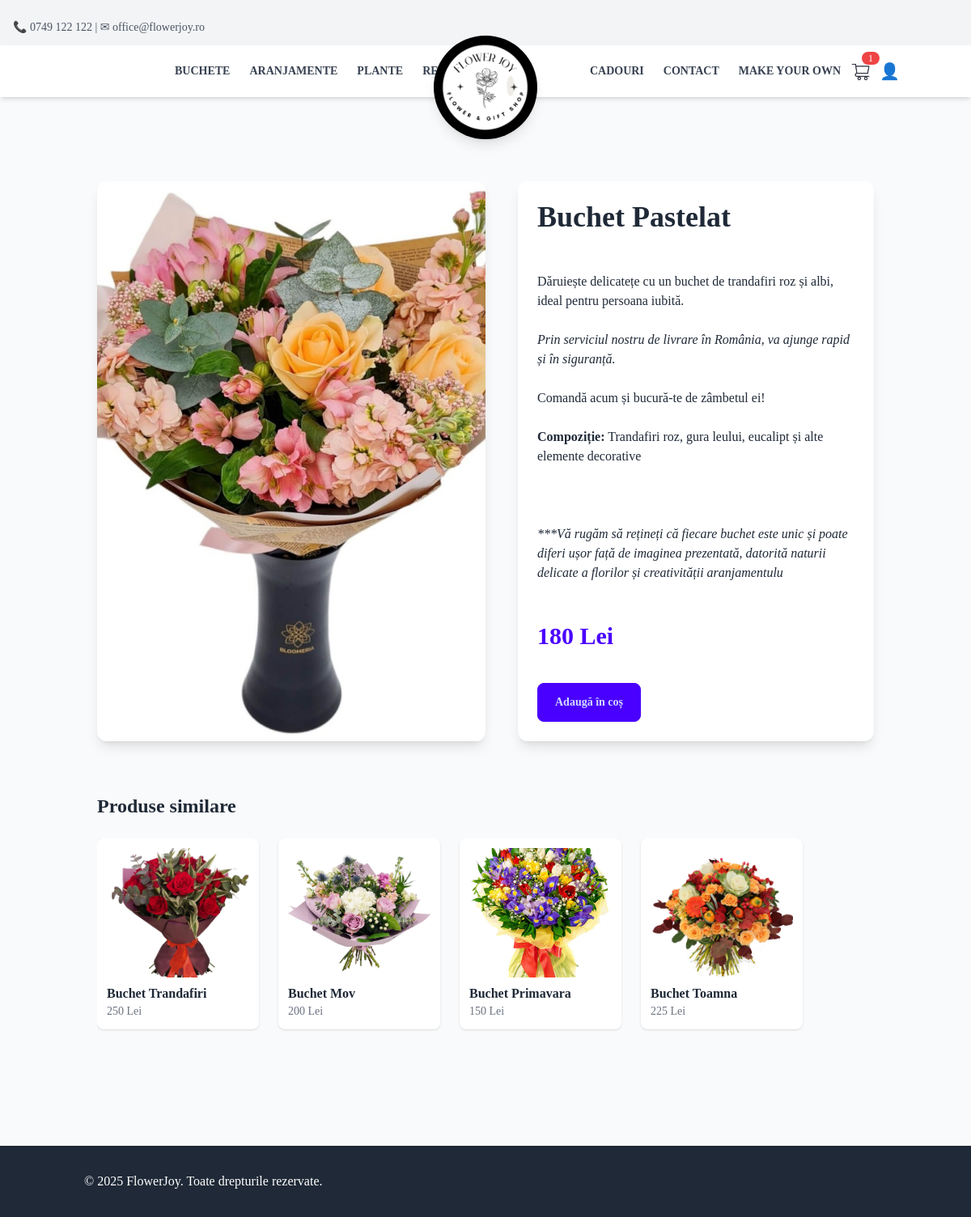
The page /product/83/ on the database its author committed.
### App/models.py (models this page shows, shortened)
class Product(models.Model):
    name = models.CharField(max_length=100, null=False, blank=False)
    description = RichTextField()
    category = models.CharField(
        max_length=100,
        choices=[
            ("buchete", "buchete"),
            ("plante", "plante"),
            ("aranjamente", "aranjamente"),
            ("Accessories", "Accessories"),
            ("Gifts", "Gifts"),
            ("CustomBouquet", "CustomBouquet"),
        ],
        default="General"
    )
    price = models.DecimalField(max_digits=10, decimal_places=0, null=False, blank=False)
    image = models.ImageField(upload_to="Pictures/", null=False, blank=False)
    created_at = models.DateTimeField(auto_now_add=True, null=False, blank=False)
    stock = models.PositiveIntegerField(default=0)
    is_custom = models.BooleanField(default=False)
    in_store = models.BooleanField(default=False)
    auction_manual = models.BooleanField(default=False)
    auction_start_time = models.DateTimeField(null=True, blank=True)
    auction_floor_price = models.DecimalField(max_digits=10, decimal_places=2, default=10)
    auction_interval_minutes = models.PositiveIntegerField(default=60)
    auction_drop_amount = models.DecimalField(max_digits=6, decimal_places=2, default=5)
    before_auction_price = models.DecimalField(max_digits=10, decimal_places=2, null=False, blank=False, default=0.00)  # Store the price before auction
    bid_submited = models.BooleanField(default=False)  # Track if a bid has been submitted
    number_of_purcheses = models.PositiveIntegerField(default=0)  # Track the number of purchases

### App/views.py (the view)
# urls.py: path('product/<int:pk>/', product_detail, name='product_detail'),
def product_detail(request, pk):
    product = get_object_or_404(Product, pk=pk)
    related_products = Product.objects.filter(category=product.category).exclude(pk=pk)[:10]
    cart_product_ids = get_cart_items(request).values_list('product_id', flat=True)
    context = {
        'product': product,
        'related_products': related_products,
        'cart_product_ids': cart_product_ids
    }
    return render(request, 'product_detail.html', context)

### App/views.py (called while the page is built)
def get_cart_items(request):
    user = request.user if request.user.is_authenticated else None
    session_id = request.session.session_key or request.session.create()
    return CartItem.objects.filter(user=user) if user else CartItem.objects.filter(session_id=session_id)

### App/templates/partials/product_detail.html (shortened to what this page needs)
{% extends 'base.html' %}
{% block content %}
<div class="container mx-auto mt-24 py-32 px-8">
    <div class="flex flex-col lg:flex-row gap-10">
        <img src="{{ product.image.url }}" alt="{{ product.name }}" class="w-1/2 h-100 object-cover rounded-xl shadow-lg">
        <div class="flex flex-col gap-6 w-full lg:w-1/2 bg-white p-6 rounded-xl shadow-lg">
            <h1 class="text-4xl font-extrabold text-gray-800">{{ product.name }}</h1>
            <p class="text-gray-700 text-lg leading-relaxed">{{ product.description|safe }}</p>
            <p class="text-3xl font-bold text-primary">{{ product.price }} Lei</p>
            {% if product.category not in 'buchete' and product.category not in 'aranjamente' %}
                {% if product.stock > 0 %}
                    <p class="text-green-600 font-semibold">În stoc: {{ product.stock }} buc.</p>
                    <div id="add-to-cart-container-{{ product.id }}">
                        {% if product.id not in cart_product_ids %}
                        <form id="add-to-cart-form-{{ product.id }}"
                            hx-post="{% url 'add_to_cart' product.id %}"
                            class="mt-4">
                            {% csrf_token %}
                            <button type="submit" class="btn btn-primary w-32 hover:bg-blue-700 transition duration-300 ease-in-out transform hover:scale-105">Adaugă în coș</button>
                        </form>
                        {% else %}
                        <a href="/cart/" id="cart-btn" class="btn btn-success mt-2">
                            Vezi în coș
                        </a>
                        {% endif %}
                    </div>
                {% else %}
                    <p class="text-red-600 font-semibold">Momentan indisponibil. Revino în curând!</p>
                {% endif %}
            {% else %}
                <div id="add-to-cart-container-{{ product.id }}">
                    {% if product.id not in cart_product_ids %}
                    <form id="add-to-cart-form-{{ product.id }}"
                        hx-post="{% url 'add_to_cart' product.id %}"
                        class="mt-4">
                        <button type="submit" class="btn btn-primary w-32 hover:bg-blue-700 transition duration-300 ease-in-out transform hover:scale-105">Adaugă în coș</button>
                    </form>
                    {% else %}
                    <a href="/cart/" id="cart-btn" class="btn btn-success mt-2">
                        Vezi în coș
                    </a>
                    {% endif %}
                </div>
            {% endif %}
        </div>
    </div>
    <h2 class="text-2xl font-bold mt-16 mb-6">Produse similare</h2>
    <div class="flex overflow-x-auto gap-6 pb-4">
        {% for item in related_products|slice:":4" %}
            <a href="{% url 'product_detail' item.id %}" class="min-w-[200px] bg-white shadow rounded-lg p-3 hover:scale-105 duration-300">
                <img src="{{ item.image.url }}" class="w-full h-40 object-cover rounded-md mb-2">
                <h3 class="font-semibold">{{ item.name }}</h3>
                <p class="text-sm text-gray-500">{{ item.price }} Lei</p>
            </a>
        {% endfor %}
    </div>
</div>
{% endblock %}

### App/templates/base.html (shortened to what this page needs)
{% load static %}
<!DOCTYPE html>
<html lang="en">
<head>
    <link href="{% static 'output.css' %}" rel="stylesheet">
    <script src="https://cdn.tailwindcss.com"></script>
    <link href="https://cdn.jsdelivr.net/npm/daisyui@4.10.2/dist/full.css" rel="stylesheet" type="text/css" />
</head>
<body class="bg-gray-50 dark:bg-base-100 font-serif min-h-screen flex flex-col transition-colors duration-300">
    {% include 'partials/navbar.html' %}
    <main class="flex-grow h-full">
        {% block content %}
        {% endblock %}
    </main>
    <footer class="bg-gray-800 text-white py-8">
        <div class="container mx-auto px-4 flex justify-between">
            <p>&copy; 2025 FlowerJoy. Toate drepturile rezervate.</p>
            <div>
            </div>
        </div>
    </footer>
</body>

### App/templates/partials/navbar.html (shortened to what this page needs)
<div id="top-bar" class="bg-gray-100 text-gray-600 text-sm py-6 px-4 flex justify-between items-center fixed top-0 left-0 w-full z-30 transition-all duration-300 ease-in-out">
    <div>📞 0749 122 122 | ✉ office@flowerjoy.ro</div>
</div>
 <nav id="main-navbar" class="bg-white shadow-md fixed top-0 left-0 w-full z-40 transition-all duration-300 ease-in-out mt-14">
    <div class="container mx-auto flex justify-between items-center py-4 px-32 pr-0">
        <div class="hidden md:flex gap-6 uppercase text-sm font-semibold text-gray-700">
            <a href="{% url 'products_by_category' category='buchete' %}" class="hover:text-gray-900">Buchete</a>
            <a href="{% url 'products_by_category' category='aranjamente' %}" class="hover:text-gray-900">Aranjamente</a>
            <a href="{% url 'products_by_category' category='plante' %}" class="hover:text-gray-900">Plante</a>
            <a href="/auction/" class="hover:text-gray-900">Reduceri</a>
        </div>
        <div id="logo" class="absolute left-1/2 transform -translate-x-1/2 top-4 z-50 transition-all duration-300 ease-in-out -translate-y-7">
            <a href="/" class=" w-32 h-32 bg-black rounded-full flex items-center justify-center shadow-lg">
                <img src="/static/Logo.png" alt="Flower Shop Logo" class="w-28 h-28 rounded-full object-cover transition-all duration-300 ease-in-out" id="logo-img">
            </a>
        </div>
        <div class="flex items-center">
            <div class="hidden md:flex gap-6 uppercase text-sm font-semibold text-gray-700">
                <a href="{% url 'products_by_category' category='Gifts' %}" class="hover:text-gray-900">Cadouri</a>
                <a href="{% url 'contact' %}" class="hover:text-gray-900">Contact</a>
                <a href="{% url 'custom_bouquet_builder' %}" class="hover:text-gray-900">Make your own</a>
            </div>
            <div class="flex items-center space-x-4 ml-2">
                <a href="/cart/" id="cart-btn" class="relative">
                    <img src="/static/cartIcon1.png" class="w-8 h-8">
                    {% include "partials/cart_count.html" with cart_count=cart_items.count %}
                </a>
            </div>
            <div class="flex items-center space-x-4 ml-2">
                {% if user.is_authenticated %}
                    <a href="{% url 'logout' %}"
                       class="text-xl hover:text-gray-700"
                       onclick="return confirm('Are you sure you want to log out?');">
                        <img src="/static/logout.png" class="h-7">
                    </a>
                    <span class="text-gray-700 text-sm"> <a href="{% url 'profile' %}">{{ user.username }}</a></span>
                {% else %}
                    <a href="/login_page/" class="text-xl hover:text-gray-700"> 👤 </a>
                {% endif %}
            </div>
        </div>
    </div>
</nav>

### App/templates/partials/cart_count.html (shortened to what this page needs)
<span id="cart-count" class="absolute -top-2 -right-2 bg-red-500 text-white text-xs px-2 rounded-full"
    hx-swap-oob="true">
</span>

### rows shown on the page
Product: image (picture), name "Buchet Pastelat", description "Dăruiește delicatețe cu un buchet de trandafiri roz și albi, ideal pentru persoana iubită. Prin serviciul nostru de livrare în România, va ajunge rapid și în siguranță. Comandă acum și bucură-te de zâmbetul ei! Compoziție: Trandafiri roz, gura leului, eucalipt și alte elemente decorative ***Vă rugăm să rețineți că fiecare buchet este unic și poate diferi ușor față de imaginea prezentată, datorită naturii delicate a florilor și creativității aranjamentulu", price "180"
Product: image (picture), name "Buchet Trandafiri", price "250"
Product: image (picture), name "Buchet Mov", price "200"
Product: image (picture), name "Buchet Primavara", price "150"
Product: image (picture), name "Buchet Toamna", price "225"
